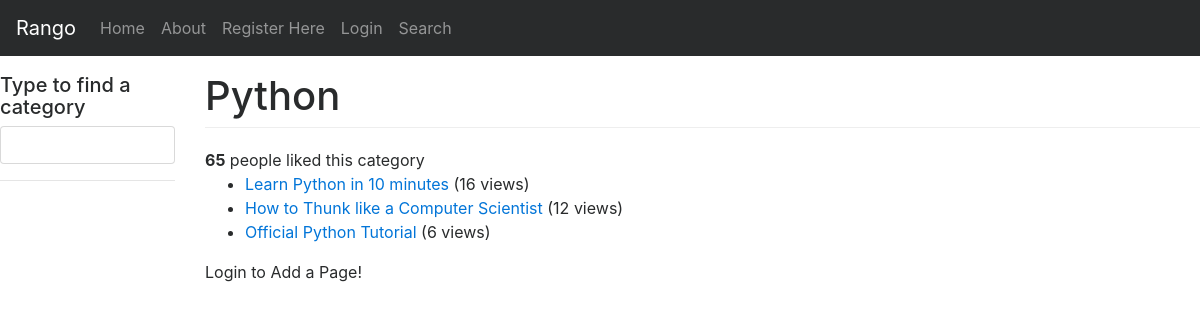
/rango/category/python/, run on the app's committed database.
### rango/models.py (models this page shows, shortened)
class Category(models.Model):
    name = models.CharField(max_length=128, unique=True)
    views = models.IntegerField(default=0)
    likes = models.IntegerField(default=0)
    slug = models.SlugField(unique=True)
    class Meta:
        verbose_name_plural = 'Categories'

class Page(models.Model):
    category = models.ForeignKey(Category, on_delete=models.PROTECT)
    title = models.CharField(max_length=128)
    url = models.URLField()
    views = models.IntegerField(default=0)

### rango/views.py (the view)
# urls.py: re_path(r'^category/(?P<category_name_slug>[\w\-]+)/$', views.show_category, name='show_category'),
def show_category(request, category_name_slug):
    context_dict = {}
    try:
        category = Category.objects.get(slug=category_name_slug)
        pages = Page.objects.filter(category=category) .order_by('-views')
        context_dict['pages'] = pages
        context_dict['category'] = category
    except Category.DoesNotExist:
        context_dict['pages'] = None
        context_dict['category'] = None
    return render(request, 'rango/category.html', context_dict)

### rango/templatetags/rango_template_tags.py (called while the page is built)
@register.inclusion_tag('rango/cats.html')
def get_category_list(cat=None):
    return {'cats': Category.objects.all(),
            'act_cat': cat}

### templates/rango/category.html (shortened to what this page needs)
{% extends 'rango/base.html' %}
{% block body_block %}
<br />
    {% if category %}
        <h1>{{ category.name }}</h1>
            <div>
                <strong id="like_count">{{ category.likes }}</strong> people liked this category
            </div>
    {% if pages %}
        <ul>
        {% for page in pages %}
            <li>
                <a href="{% url 'rango:goto' %}?page_id={{ page.id }}">{{ page.title }}</a>
                {% if page.views > 1 %}
                    ({{ page.views }} views)
                {% elif page.views == 1 %}
                    ({{ page.views }} view)
                {% endif %}
            </li>
        {% endfor %}
        </ul>
        {% else %}
            <strong>No pages currently in category.</strong>
        {% endif %}
            {% if user.is_authenticated %}
            <a href="{% url 'rango:add_page' category.slug %}">Add a Page</a>
            <hr />
            <script>
                (function() {
                  var cx = '009657067536444870470:y6h-dnbsfk0';
                  var gcse = document.createElement('script');
                  gcse.type = 'text/javascript';
                  gcse.async = true;
                  gcse.src = 'https://cse.google.com/cse.js?cx=' + cx;
                  var s = document.getElementsByTagName('script')[0];
                  s.parentNode.insertBefore(gcse, s);
                })();
              </script>
              <gcse:search></gcse:search>
            {% else %}
                Login to Add a Page!
            {% endif %}
    {% else %}
            The specified category does not exist!
    {% endif %}
{% endblock %}

### static/dashboard.css (style rules this page uses)
body { padding-top: 50px; }
h1 { margin-bottom: 20px; padding-bottom: 9px; border-bottom: 1px solid #eee; }

### data on the page
Category: name "Python", likes "65"
Page: title "Learn Python in 10 minutes", views "16"
Page: title "How to Thunk like a Computer Scientist", views "12"
Page: title "Official Python Tutorial", views "6"
